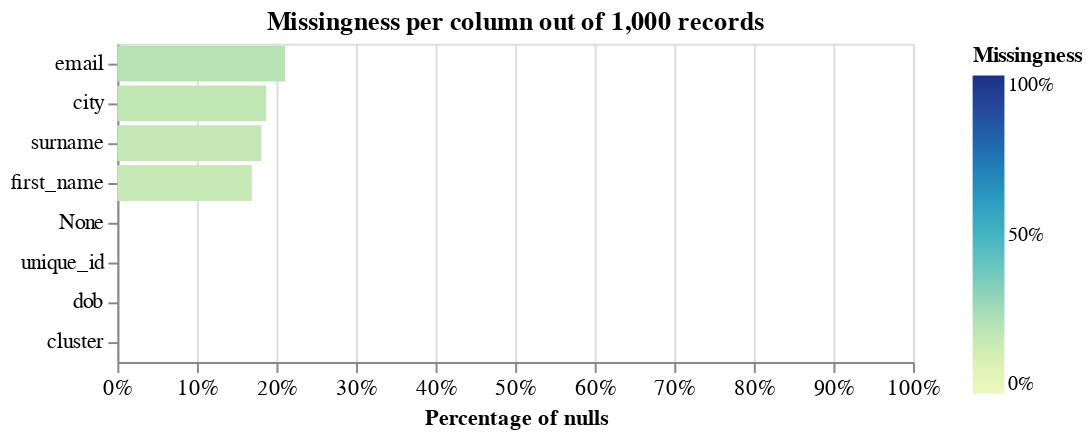

The specification (Vega-Lite) saved for this image:
### Vega-Lite specification from a JSON file in a GitHub repository (floating-point values rounded to 4 significant figures)
{"config": {"view": {"continuousWidth": 400, "continuousHeight": 300}, "axis": {"labelFontSize": 11}}, "layer": [{"mark": "bar", "encoding": {"color": {"field": "null_proportion", "legend": {"format": ".0%", "offset": 30}, "scale": {"domain": [0, 1], "range": "heatmap"}, "title": "Missingness", "type": "quantitative"}, "tooltip": [{"field": "column_name", "title": "Column", "type": "nominal"}, {"field": "null_count", "format": ",.0f", "title": "Count of nulls", "type": "quantitative"}, {"field": "null_proportion", "format": ".2%", "title": "Percentage of nulls", "type": "quantitative"}, {"field": "total_record_count", "format": ",.0f", "title": "Total record count", "type": "quantitative"}], "x": {"axis": {"format": "%", "labelAlign": "center", "title": "Percentage of nulls"}, "field": "null_proportion", "scale": {"domain": [0, 1]}, "type": "quantitative"}, "y": {"axis": {"title": ""}, "field": "column_name", "sort": "-x", "type": "nominal"}}, "title": "Missingness per column out of 1,000 records"}], "data": {"values": [{"null_proportion": 0.0, "null_count": 0, "total_record_count": 1000, "column_name": "None"}, {"null_proportion": 0.0, "null_count": 0, "total_record_count": 1000, "column_name": "unique_id"}, {"null_proportion": 0.169, "null_count": 169, "total_record_count": 1000, "column_name": "first_name"}, {"null_proportion": 0.181, "null_count": 181, "total_record_count": 1000, "column_name": "surname"}, {"null_proportion": 0.0, "null_count": 0, "total_record_count": 1000, "column_name": "dob"}, {"null_proportion": 0.187, "null_count": 187, "total_record_count": 1000, "column_name": "city"}, {"null_proportion": 0.211, "null_count": 211, "total_record_count": 1000, "column_name": "email"}, {"null_proportion": 0.0, "null_count": 0, "total_record_count": 1000, "column_name": "cluster"}], "name": "data-0e7bce5a1d2f132e282789d6ef7780fe"}, "title": "", "$schema": "https://vega.github.io/schema/vega-lite/v5.9.3.json"}
